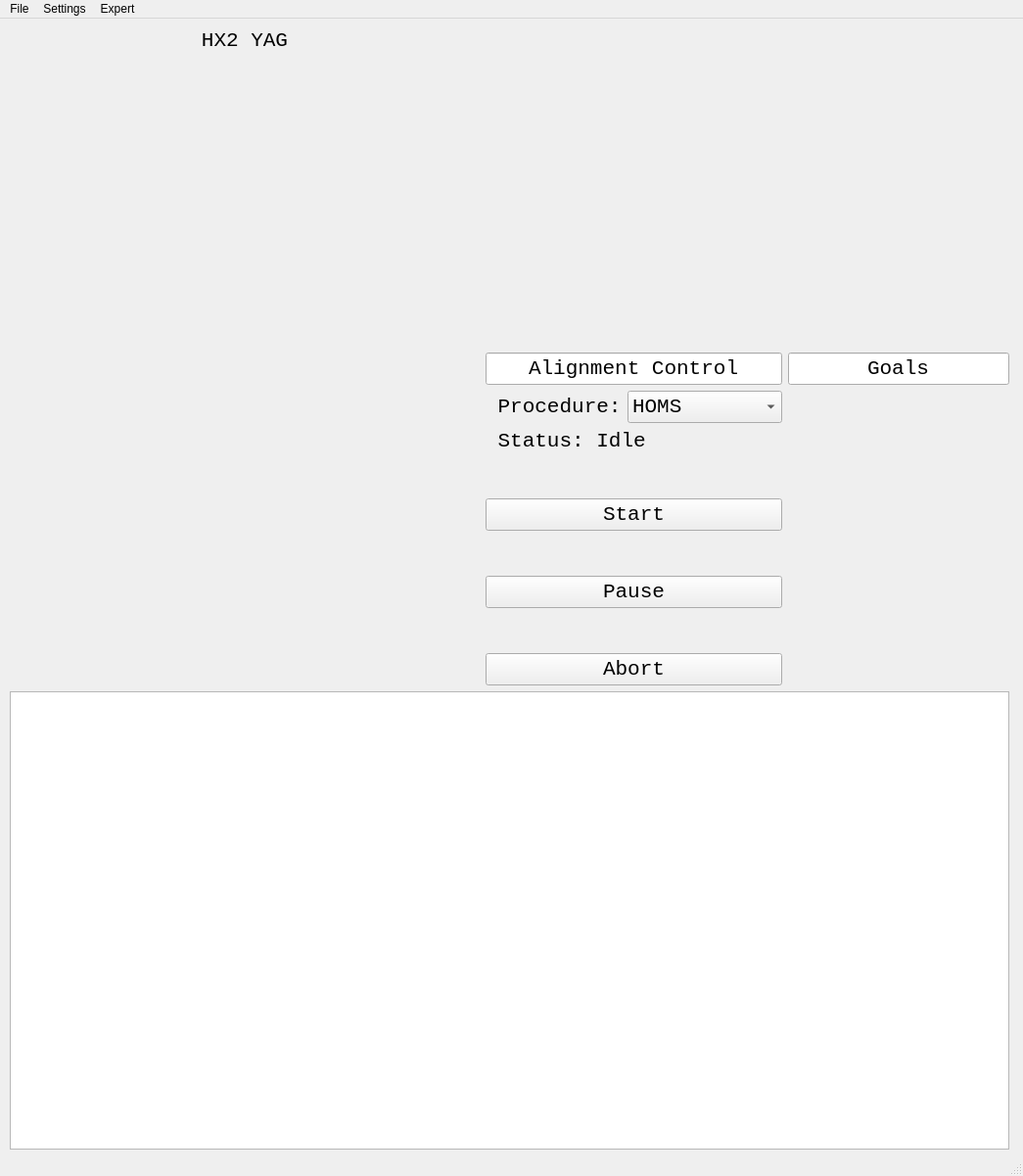
<?xml version="1.0" encoding="UTF-8"?>
<ui version="4.0">
 <class>MainWindow</class>
 <widget class="QMainWindow" name="MainWindow">
  <property name="geometry">
   <rect>
    <x>0</x>
    <y>0</y>
    <width>1045</width>
    <height>1201</height>
   </rect>
  </property>
  <property name="windowTitle">
   <string>MainWindow</string>
  </property>
  <widget class="QWidget" name="centralwidget">
   <widget class="QWidget" name="verticalLayoutWidget">
    <property name="geometry">
     <rect>
      <x>10</x>
      <y>10</y>
      <width>1021</width>
      <height>1145</height>
     </rect>
    </property>
    <layout class="QVBoxLayout" name="verticalLayout">
     <item>
      <layout class="QHBoxLayout" name="horizontalLayout">
       <item>
        <layout class="QVBoxLayout" name="verticalLayout_7">
         <item>
          <widget class="QLabel" name="label_3">
           <property name="font">
            <font>
             <family>Monospace</family>
             <pointsize>16</pointsize>
            </font>
           </property>
           <property name="text">
            <string>HX2 YAG</string>
           </property>
           <property name="alignment">
            <set>Qt::AlignCenter</set>
           </property>
          </widget>
         </item>
         <item>
          <widget class="PyDMImageView" name="PyDMImageView">
           <property name="minimumSize">
            <size>
             <width>480</width>
             <height>640</height>
            </size>
           </property>
           <property name="toolTip">
            <string/>
           </property>
           <property name="whatsThis">
            <string/>
           </property>
          </widget>
         </item>
        </layout>
       </item>
       <item>
        <layout class="QVBoxLayout" name="verticalLayout_2">
         <item>
          <spacer name="verticalSpacer_2">
           <property name="orientation">
            <enum>Qt::Vertical</enum>
           </property>
           <property name="sizeHint" stdset="0">
            <size>
             <width>20</width>
             <height>40</height>
            </size>
           </property>
          </spacer>
         </item>
         <item>
          <layout class="QHBoxLayout" name="horizontalLayout_2">
           <item>
            <layout class="QVBoxLayout" name="verticalLayout_4">
             <item>
              <widget class="QLineEdit" name="lineEdit">
               <property name="font">
                <font>
                 <family>Monospace</family>
                 <pointsize>16</pointsize>
                </font>
               </property>
               <property name="text">
                <string>Alignment Control</string>
               </property>
               <property name="alignment">
                <set>Qt::AlignCenter</set>
               </property>
              </widget>
             </item>
             <item>
              <layout class="QHBoxLayout" name="horizontalLayout_3">
               <item>
                <widget class="QLabel" name="label_2">
                 <property name="font">
                  <font>
                   <family>Monospace</family>
                   <pointsize>16</pointsize>
                  </font>
                 </property>
                 <property name="text">
                  <string> Procedure:</string>
                 </property>
                </widget>
               </item>
               <item>
                <widget class="QComboBox" name="comboBox">
                 <property name="minimumSize">
                  <size>
                   <width>150</width>
                   <height>0</height>
                  </size>
                 </property>
                 <property name="font">
                  <font>
                   <family>Monospace</family>
                   <pointsize>16</pointsize>
                  </font>
                 </property>
                 <property name="layoutDirection">
                  <enum>Qt::LeftToRight</enum>
                 </property>
                 <property name="editable">
                  <bool>false</bool>
                 </property>
                 <property name="currentIndex">
                  <number>0</number>
                 </property>
                 <item>
                  <property name="text">
                   <string>HOMS</string>
                  </property>
                 </item>
                 <item>
                  <property name="text">
                   <string>XCS</string>
                  </property>
                 </item>
                 <item>
                  <property name="text">
                   <string>MFX</string>
                  </property>
                 </item>
                 <item>
                  <property name="text">
                   <string>MEC</string>
                  </property>
                 </item>
                 <item>
                  <property name="text">
                   <string>HOMS + XCS</string>
                  </property>
                 </item>
                 <item>
                  <property name="text">
                   <string>HOMS + MFX</string>
                  </property>
                 </item>
                 <item>
                  <property name="text">
                   <string>HOMS + MEC</string>
                  </property>
                 </item>
                </widget>
               </item>
              </layout>
             </item>
             <item>
              <widget class="QLabel" name="label">
               <property name="font">
                <font>
                 <family>Monospace</family>
                 <pointsize>16</pointsize>
                </font>
               </property>
               <property name="text">
                <string> Status: Idle</string>
               </property>
              </widget>
             </item>
             <item>
              <spacer name="verticalSpacer_6">
               <property name="orientation">
                <enum>Qt::Vertical</enum>
               </property>
               <property name="sizeHint" stdset="0">
                <size>
                 <width>20</width>
                 <height>40</height>
                </size>
               </property>
              </spacer>
             </item>
             <item>
              <widget class="QPushButton" name="pushButton">
               <property name="font">
                <font>
                 <family>Monospace</family>
                 <pointsize>16</pointsize>
                </font>
               </property>
               <property name="text">
                <string>Start</string>
               </property>
              </widget>
             </item>
             <item>
              <spacer name="verticalSpacer_4">
               <property name="orientation">
                <enum>Qt::Vertical</enum>
               </property>
               <property name="sizeHint" stdset="0">
                <size>
                 <width>20</width>
                 <height>40</height>
                </size>
               </property>
              </spacer>
             </item>
             <item>
              <widget class="QPushButton" name="pushButton_2">
               <property name="font">
                <font>
                 <family>Monospace</family>
                 <pointsize>16</pointsize>
                </font>
               </property>
               <property name="text">
                <string>Pause</string>
               </property>
              </widget>
             </item>
             <item>
              <spacer name="verticalSpacer_5">
               <property name="orientation">
                <enum>Qt::Vertical</enum>
               </property>
               <property name="sizeHint" stdset="0">
                <size>
                 <width>20</width>
                 <height>40</height>
                </size>
               </property>
              </spacer>
             </item>
             <item>
              <widget class="QPushButton" name="pushButton_3">
               <property name="font">
                <font>
                 <family>Monospace</family>
                 <pointsize>16</pointsize>
                </font>
               </property>
               <property name="text">
                <string>Abort</string>
               </property>
              </widget>
             </item>
            </layout>
           </item>
           <item>
            <layout class="QVBoxLayout" name="verticalLayout_5">
             <item>
              <widget class="QLineEdit" name="lineEdit_2">
               <property name="font">
                <font>
                 <family>Monospace</family>
                 <pointsize>16</pointsize>
                </font>
               </property>
               <property name="text">
                <string>Goals</string>
               </property>
               <property name="alignment">
                <set>Qt::AlignCenter</set>
               </property>
              </widget>
             </item>
             <item>
              <spacer name="verticalSpacer_3">
               <property name="orientation">
                <enum>Qt::Vertical</enum>
               </property>
               <property name="sizeHint" stdset="0">
                <size>
                 <width>20</width>
                 <height>40</height>
                </size>
               </property>
              </spacer>
             </item>
            </layout>
           </item>
          </layout>
         </item>
        </layout>
       </item>
      </layout>
     </item>
     <item>
      <widget class="QPlainTextEdit" name="plainTextEdit">
       <property name="minimumSize">
        <size>
         <width>0</width>
         <height>250</height>
        </size>
       </property>
       <property name="font">
        <font>
         <family>Monospace</family>
         <pointsize>16</pointsize>
        </font>
       </property>
       <property name="cursor" stdset="0">
        <cursorShape>ArrowCursor</cursorShape>
       </property>
       <property name="verticalScrollBarPolicy">
        <enum>Qt::ScrollBarAsNeeded</enum>
       </property>
       <property name="horizontalScrollBarPolicy">
        <enum>Qt::ScrollBarAlwaysOff</enum>
       </property>
       <property name="readOnly">
        <bool>true</bool>
       </property>
       <property name="plainText">
        <string/>
       </property>
      </widget>
     </item>
    </layout>
   </widget>
  </widget>
  <widget class="QMenuBar" name="menubar">
   <property name="geometry">
    <rect>
     <x>0</x>
     <y>0</y>
     <width>1045</width>
     <height>20</height>
    </rect>
   </property>
   <widget class="QMenu" name="menuFile">
    <property name="title">
     <string>File</string>
    </property>
   </widget>
   <widget class="QMenu" name="menuSettings">
    <property name="title">
     <string>Settings</string>
    </property>
   </widget>
   <widget class="QMenu" name="menuExpert">
    <property name="title">
     <string>Expert</string>
    </property>
   </widget>
   <addaction name="menuFile"/>
   <addaction name="menuSettings"/>
   <addaction name="menuExpert"/>
  </widget>
  <widget class="QStatusBar" name="statusbar"/>
 </widget>
 <customwidgets>
  <customwidget>
   <class>PyDMImageView</class>
   <extends>QWidget</extends>
   <header>pydm.widgets.image</header>
  </customwidget>
 </customwidgets>
 <resources/>
 <connections/>
</ui>
